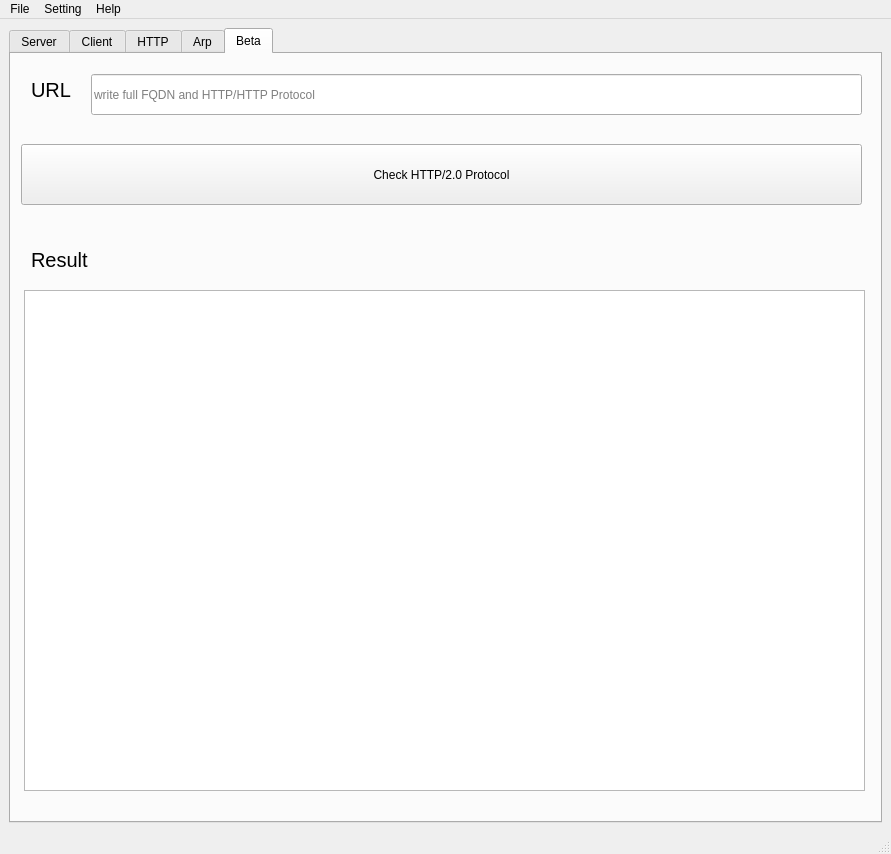
<?xml version="1.0" encoding="UTF-8"?>
<ui version="4.0">
 <class>MainWindow</class>
 <widget class="QMainWindow" name="MainWindow">
  <property name="geometry">
   <rect>
    <x>0</x>
    <y>0</y>
    <width>891</width>
    <height>854</height>
   </rect>
  </property>
  <property name="windowTitle">
   <string>SS[Sunday_Study] Networking Tool</string>
  </property>
  <widget class="QWidget" name="centralwidget">
   <layout class="QVBoxLayout" name="verticalLayout_3">
    <item>
     <widget class="QTabWidget" name="tab_col">
      <property name="currentIndex">
       <number>4</number>
      </property>
      <widget class="QWidget" name="Server">
       <attribute name="title">
        <string>Server</string>
       </attribute>
       <layout class="QVBoxLayout" name="verticalLayout_2">
        <item>
         <layout class="QVBoxLayout" name="verticalLayout">
          <item>
           <layout class="QFormLayout" name="formLayout">
            <property name="horizontalSpacing">
             <number>15</number>
            </property>
            <property name="verticalSpacing">
             <number>20</number>
            </property>
            <item row="1" column="0">
             <widget class="QLabel" name="l_server_port">
              <property name="text">
               <string>Port</string>
              </property>
             </widget>
            </item>
            <item row="1" column="1">
             <widget class="QLineEdit" name="input_server_port">
              <property name="text">
               <string/>
              </property>
              <property name="placeholderText">
               <string>ex) 8080 / default 4444</string>
              </property>
             </widget>
            </item>
            <item row="0" column="0">
             <widget class="QLabel" name="l_server_host">
              <property name="text">
               <string>Host</string>
              </property>
             </widget>
            </item>
            <item row="0" column="1">
             <widget class="QLineEdit" name="input_server_host">
              <property name="text">
               <string/>
              </property>
              <property name="placeholderText">
               <string>ex) 127.0.0.1 or domain</string>
              </property>
             </widget>
            </item>
            <item row="2" column="1">
             <layout class="QHBoxLayout" name="horizontalLayout_6">
              <item>
               <widget class="QLabel" name="l_server_state">
                <property name="font">
                 <font>
                  <pointsize>9</pointsize>
                  <weight>50</weight>
                  <bold>false</bold>
                 </font>
                </property>
                <property name="text">
                 <string>Status</string>
                </property>
               </widget>
              </item>
              <item>
               <widget class="QLabel" name="l_server_state_rs">
                <property name="font">
                 <font>
                  <pointsize>9</pointsize>
                  <weight>50</weight>
                  <bold>false</bold>
                 </font>
                </property>
                <property name="text">
                 <string>Stop</string>
                </property>
               </widget>
              </item>
             </layout>
            </item>
           </layout>
          </item>
          <item>
           <widget class="QPushButton" name="btn_server_run">
            <property name="text">
             <string>Server Run</string>
            </property>
           </widget>
          </item>
          <item>
           <layout class="QHBoxLayout" name="horizontalLayout">
            <item>
             <widget class="QListWidget" name="list_clients"/>
            </item>
            <item>
             <widget class="QTextEdit" name="msg_all_server">
              <property name="readOnly">
               <bool>true</bool>
              </property>
              <property name="html">
               <string>&lt;!DOCTYPE HTML PUBLIC &quot;-//W3C//DTD HTML 4.0//EN&quot; &quot;http://www.w3.org/TR/REC-html40/strict.dtd&quot;&gt;
&lt;html&gt;&lt;head&gt;&lt;meta name=&quot;qrichtext&quot; content=&quot;1&quot; /&gt;&lt;style type=&quot;text/css&quot;&gt;
p, li { white-space: pre-wrap; }
&lt;/style&gt;&lt;/head&gt;&lt;body style=&quot; font-family:'Gulim'; font-size:9pt; font-weight:400; font-style:normal;&quot;&gt;
&lt;p style=&quot;-qt-paragraph-type:empty; margin-top:0px; margin-bottom:0px; margin-left:0px; margin-right:0px; -qt-block-indent:0; text-indent:0px;&quot;&gt;&lt;br /&gt;&lt;/p&gt;&lt;/body&gt;&lt;/html&gt;</string>
              </property>
              <property name="placeholderText" stdset="0">
               <string>log here</string>
              </property>
             </widget>
            </item>
           </layout>
          </item>
          <item>
           <layout class="QHBoxLayout" name="horizontalLayout_2">
            <item>
             <widget class="QLabel" name="l_server_msg">
              <property name="text">
               <string>Notice</string>
              </property>
             </widget>
            </item>
            <item>
             <widget class="QLineEdit" name="input_server_msg"/>
            </item>
            <item>
             <widget class="QPushButton" name="btn_server_send">
              <property name="text">
               <string>Send</string>
              </property>
             </widget>
            </item>
           </layout>
          </item>
         </layout>
        </item>
       </layout>
      </widget>
      <widget class="QWidget" name="Client">
       <attribute name="title">
        <string>Client</string>
       </attribute>
       <layout class="QVBoxLayout" name="verticalLayout_6">
        <item>
         <layout class="QVBoxLayout" name="verticalLayout_5">
          <item>
           <layout class="QFormLayout" name="formLayout_2">
            <property name="horizontalSpacing">
             <number>15</number>
            </property>
            <property name="verticalSpacing">
             <number>20</number>
            </property>
            <item row="0" column="0">
             <widget class="QLabel" name="l_client_host">
              <property name="text">
               <string>Host</string>
              </property>
             </widget>
            </item>
            <item row="0" column="1">
             <widget class="QLineEdit" name="input_client_host">
              <property name="placeholderText">
               <string>ex) 8.8.8.8.8 Write IP or Domain</string>
              </property>
             </widget>
            </item>
            <item row="1" column="0">
             <widget class="QLabel" name="l_client_port">
              <property name="text">
               <string>Port</string>
              </property>
             </widget>
            </item>
            <item row="1" column="1">
             <widget class="QLineEdit" name="input_client_port">
              <property name="placeholderText">
               <string>ex) 7878 default 4444</string>
              </property>
             </widget>
            </item>
            <item row="2" column="1">
             <layout class="QHBoxLayout" name="horizontalLayout_5">
              <item>
               <widget class="QLabel" name="l_client_state">
                <property name="text">
                 <string>Status</string>
                </property>
               </widget>
              </item>
              <item>
               <widget class="QLabel" name="l_client_state_rs">
                <property name="text">
                 <string>Stop</string>
                </property>
               </widget>
              </item>
              <item>
               <widget class="QLabel" name="l_client_con_cnt">
                <property name="text">
                 <string>Connections</string>
                </property>
               </widget>
              </item>
              <item>
               <widget class="QLabel" name="client_con_cnt">
                <property name="text">
                 <string>0</string>
                </property>
               </widget>
              </item>
             </layout>
            </item>
           </layout>
          </item>
          <item>
           <widget class="QPushButton" name="btn_client_run">
            <property name="text">
             <string>Start Connection</string>
            </property>
           </widget>
          </item>
          <item>
           <widget class="QTextEdit" name="msg_all_client">
            <property name="readOnly">
             <bool>true</bool>
            </property>
            <property name="placeholderText" stdset="0">
             <string>Message All log here</string>
            </property>
           </widget>
          </item>
          <item>
           <layout class="QHBoxLayout" name="horizontalLayout_4">
            <item>
             <widget class="QLabel" name="l_client_msg">
              <property name="text">
               <string>Msg</string>
              </property>
             </widget>
            </item>
            <item>
             <widget class="QLineEdit" name="input_client_msg"/>
            </item>
            <item>
             <widget class="QPushButton" name="btn_client_send">
              <property name="text">
               <string>Send</string>
              </property>
             </widget>
            </item>
           </layout>
          </item>
         </layout>
        </item>
       </layout>
      </widget>
      <widget class="QWidget" name="Http">
       <attribute name="title">
        <string>HTTP</string>
       </attribute>
       <layout class="QVBoxLayout" name="verticalLayout_9">
        <item>
         <layout class="QVBoxLayout" name="verticalLayout_11">
          <item>
           <layout class="QHBoxLayout" name="horizontalLayout_13">
            <item>
             <layout class="QHBoxLayout" name="horizontalLayout_14">
              <item>
               <widget class="QLabel" name="l_addr">
                <property name="minimumSize">
                 <size>
                  <width>0</width>
                  <height>2</height>
                 </size>
                </property>
                <property name="text">
                 <string>Address </string>
                </property>
                <property name="alignment">
                 <set>Qt::AlignCenter</set>
                </property>
               </widget>
              </item>
              <item>
               <widget class="QLineEdit" name="input_url">
                <property name="placeholderText">
                 <string>#Write URL or Domain</string>
                </property>
               </widget>
              </item>
             </layout>
            </item>
           </layout>
          </item>
          <item>
           <layout class="QHBoxLayout" name="horizontalLayout_12">
            <item>
             <layout class="QVBoxLayout" name="verticalLayout_4">
              <item>
               <widget class="QLabel" name="l_row">
                <property name="text">
                 <string>HTTP/1.1 Request Row Data</string>
                </property>
                <property name="alignment">
                 <set>Qt::AlignCenter</set>
                </property>
               </widget>
              </item>
              <item>
               <widget class="QPlainTextEdit" name="http_req"/>
              </item>
              <item>
               <layout class="QHBoxLayout" name="horizontalLayout_9">
                <item>
                 <widget class="QCheckBox" name="http_chkb_save_result">
                  <property name="text">
                   <string>Result Save File</string>
                  </property>
                  <property name="checked">
                   <bool>true</bool>
                  </property>
                 </widget>
                </item>
                <item>
                 <widget class="QCheckBox" name="http_chkb_result_headers">
                  <property name="text">
                   <string>Result Headers</string>
                  </property>
                  <property name="checked">
                   <bool>true</bool>
                  </property>
                 </widget>
                </item>
                <item>
                 <widget class="QCheckBox" name="http_chkb_result_body">
                  <property name="text">
                   <string>Result Body</string>
                  </property>
                 </widget>
                </item>
                <item>
                 <widget class="QCheckBox" name="http_chkb_cookie">
                  <property name="text">
                   <string>Cookie</string>
                  </property>
                  <property name="checked">
                   <bool>true</bool>
                  </property>
                 </widget>
                </item>
               </layout>
              </item>
              <item>
               <widget class="QPushButton" name="send_btn">
                <property name="text">
                 <string>SEND</string>
                </property>
               </widget>
              </item>
              <item>
               <widget class="QLabel" name="l_cookie">
                <property name="text">
                 <string>Cookie</string>
                </property>
                <property name="alignment">
                 <set>Qt::AlignCenter</set>
                </property>
               </widget>
              </item>
              <item>
               <widget class="QTableWidget" name="http_cookies">
                <property name="sortingEnabled">
                 <bool>true</bool>
                </property>
                <property name="rowCount">
                 <number>1</number>
                </property>
                <attribute name="horizontalHeaderCascadingSectionResizes">
                 <bool>false</bool>
                </attribute>
                <attribute name="horizontalHeaderDefaultSectionSize">
                 <number>180</number>
                </attribute>
                <attribute name="horizontalHeaderHighlightSections">
                 <bool>false</bool>
                </attribute>
                <attribute name="horizontalHeaderMinimumSectionSize">
                 <number>100</number>
                </attribute>
                <attribute name="horizontalHeaderStretchLastSection">
                 <bool>true</bool>
                </attribute>
                <row>
                 <property name="text">
                  <string>1</string>
                 </property>
                </row>
                <column>
                 <property name="text">
                  <string>Key</string>
                 </property>
                </column>
                <column>
                 <property name="text">
                  <string>Value</string>
                 </property>
                </column>
                <item row="0" column="0">
                 <property name="text">
                  <string>page</string>
                 </property>
                </item>
                <item row="0" column="1">
                 <property name="text">
                  <string>13</string>
                 </property>
                </item>
               </widget>
              </item>
              <item>
               <widget class="QLabel" name="l_packet_result">
                <property name="text">
                 <string>Result Address Log List</string>
                </property>
                <property name="alignment">
                 <set>Qt::AlignCenter</set>
                </property>
               </widget>
              </item>
              <item>
               <widget class="QListWidget" name="http_log_list"/>
              </item>
             </layout>
            </item>
            <item>
             <layout class="QVBoxLayout" name="verticalLayout_10">
              <item>
               <widget class="QLabel" name="l_log">
                <property name="text">
                 <string>Result Packet Data</string>
                </property>
                <property name="alignment">
                 <set>Qt::AlignCenter</set>
                </property>
               </widget>
              </item>
              <item>
               <widget class="QPlainTextEdit" name="http_res">
                <property name="plainText">
                 <string>Result Data
You choice All or one</string>
                </property>
               </widget>
              </item>
             </layout>
            </item>
           </layout>
          </item>
         </layout>
        </item>
       </layout>
      </widget>
      <widget class="QWidget" name="Arp">
       <attribute name="title">
        <string>Arp</string>
       </attribute>
       <layout class="QVBoxLayout" name="verticalLayout_8">
        <item>
         <layout class="QVBoxLayout" name="verticalLayout_7">
          <item>
           <layout class="QHBoxLayout" name="horizontalLayout_8">
            <item>
             <widget class="QLabel" name="l_ip_range">
              <property name="text">
               <string>IP Range</string>
              </property>
             </widget>
            </item>
            <item>
             <layout class="QHBoxLayout" name="horizontalLayout_3">
              <item>
               <widget class="QLineEdit" name="s_ip_1">
                <property name="font">
                 <font>
                  <weight>75</weight>
                  <bold>true</bold>
                 </font>
                </property>
                <property name="maxLength">
                 <number>3</number>
                </property>
               </widget>
              </item>
              <item>
               <widget class="QLabel" name="label_2">
                <property name="text">
                 <string>.</string>
                </property>
               </widget>
              </item>
              <item>
               <widget class="QLineEdit" name="s_ip_2">
                <property name="font">
                 <font>
                  <weight>75</weight>
                  <bold>true</bold>
                 </font>
                </property>
                <property name="maxLength">
                 <number>3</number>
                </property>
               </widget>
              </item>
              <item>
               <widget class="QLabel" name="label_3">
                <property name="text">
                 <string>.</string>
                </property>
               </widget>
              </item>
              <item>
               <widget class="QLineEdit" name="s_ip_3">
                <property name="font">
                 <font>
                  <weight>75</weight>
                  <bold>true</bold>
                 </font>
                </property>
                <property name="maxLength">
                 <number>3</number>
                </property>
               </widget>
              </item>
              <item>
               <widget class="QLabel" name="label_4">
                <property name="text">
                 <string>.</string>
                </property>
               </widget>
              </item>
              <item>
               <widget class="QLineEdit" name="s_ip_4">
                <property name="font">
                 <font>
                  <weight>75</weight>
                  <bold>true</bold>
                 </font>
                </property>
                <property name="maxLength">
                 <number>3</number>
                </property>
               </widget>
              </item>
             </layout>
            </item>
            <item>
             <widget class="QLabel" name="label">
              <property name="text">
               <string>~</string>
              </property>
             </widget>
            </item>
            <item>
             <layout class="QHBoxLayout" name="horizontalLayout_7">
              <item>
               <widget class="QLineEdit" name="e_ip_1">
                <property name="font">
                 <font>
                  <weight>75</weight>
                  <bold>true</bold>
                 </font>
                </property>
                <property name="maxLength">
                 <number>3</number>
                </property>
               </widget>
              </item>
              <item>
               <widget class="QLabel" name="label_5">
                <property name="text">
                 <string>.</string>
                </property>
               </widget>
              </item>
              <item>
               <widget class="QLineEdit" name="e_ip_2">
                <property name="font">
                 <font>
                  <weight>75</weight>
                  <bold>true</bold>
                 </font>
                </property>
                <property name="maxLength">
                 <number>3</number>
                </property>
               </widget>
              </item>
              <item>
               <widget class="QLabel" name="label_6">
                <property name="text">
                 <string>.</string>
                </property>
               </widget>
              </item>
              <item>
               <widget class="QLineEdit" name="e_ip_3">
                <property name="font">
                 <font>
                  <weight>75</weight>
                  <bold>true</bold>
                 </font>
                </property>
                <property name="maxLength">
                 <number>3</number>
                </property>
               </widget>
              </item>
              <item>
               <widget class="QLabel" name="label_7">
                <property name="text">
                 <string>.</string>
                </property>
               </widget>
              </item>
              <item>
               <widget class="QLineEdit" name="e_ip_4">
                <property name="font">
                 <font>
                  <weight>75</weight>
                  <bold>true</bold>
                 </font>
                </property>
                <property name="maxLength">
                 <number>3</number>
                </property>
               </widget>
              </item>
             </layout>
            </item>
           </layout>
          </item>
          <item>
           <widget class="QPushButton" name="scan_btn">
            <property name="text">
             <string>Scan</string>
            </property>
           </widget>
          </item>
          <item>
           <widget class="QProgressBar" name="arp_progressbar">
            <property name="maximum">
             <number>300</number>
            </property>
            <property name="value">
             <number>0</number>
            </property>
           </widget>
          </item>
          <item>
           <widget class="QTableWidget" name="arpTable">
            <attribute name="horizontalHeaderCascadingSectionResizes">
             <bool>true</bool>
            </attribute>
            <attribute name="horizontalHeaderDefaultSectionSize">
             <number>150</number>
            </attribute>
            <attribute name="horizontalHeaderMinimumSectionSize">
             <number>150</number>
            </attribute>
            <attribute name="horizontalHeaderStretchLastSection">
             <bool>true</bool>
            </attribute>
            <attribute name="verticalHeaderStretchLastSection">
             <bool>false</bool>
            </attribute>
            <row>
             <property name="text">
              <string>1</string>
             </property>
            </row>
            <column>
             <property name="text">
              <string>PC Name</string>
             </property>
            </column>
            <column>
             <property name="text">
              <string>IP Address</string>
             </property>
            </column>
            <column>
             <property name="text">
              <string>MAC Address</string>
             </property>
            </column>
            <column>
             <property name="text">
              <string>OS</string>
             </property>
            </column>
            <column>
             <property name="text">
              <string>Ping Speed [ms]</string>
             </property>
            </column>
            <item row="0" column="0">
             <property name="text">
              <string>FHWANG</string>
             </property>
            </item>
            <item row="0" column="1">
             <property name="text">
              <string>8.8.8.8</string>
             </property>
            </item>
            <item row="0" column="2">
             <property name="text">
              <string>00:00:00:00:00:00</string>
             </property>
            </item>
            <item row="0" column="3">
             <property name="text">
              <string>windows</string>
             </property>
            </item>
            <item row="0" column="4">
             <property name="text">
              <string>60</string>
             </property>
            </item>
           </widget>
          </item>
         </layout>
        </item>
       </layout>
      </widget>
      <widget class="QWidget" name="Beta">
       <attribute name="title">
        <string>Beta</string>
       </attribute>
       <widget class="QPushButton" name="chk_http2_btn">
        <property name="geometry">
         <rect>
          <x>10</x>
          <y>90</y>
          <width>841</width>
          <height>61</height>
         </rect>
        </property>
        <property name="text">
         <string>Check HTTP/2.0 Protocol</string>
        </property>
       </widget>
       <widget class="QLineEdit" name="input_url_b">
        <property name="geometry">
         <rect>
          <x>80</x>
          <y>20</y>
          <width>771</width>
          <height>41</height>
         </rect>
        </property>
        <property name="placeholderText">
         <string>write full FQDN and HTTP/HTTP Protocol</string>
        </property>
       </widget>
       <widget class="QLabel" name="L_url_b">
        <property name="geometry">
         <rect>
          <x>20</x>
          <y>20</y>
          <width>111</width>
          <height>31</height>
         </rect>
        </property>
        <property name="font">
         <font>
          <pointsize>15</pointsize>
         </font>
        </property>
        <property name="text">
         <string>URL</string>
        </property>
       </widget>
       <widget class="QLabel" name="L_url_rs_2">
        <property name="geometry">
         <rect>
          <x>20</x>
          <y>190</y>
          <width>111</width>
          <height>31</height>
         </rect>
        </property>
        <property name="font">
         <font>
          <pointsize>15</pointsize>
         </font>
        </property>
        <property name="text">
         <string>Result</string>
        </property>
       </widget>
       <widget class="QPlainTextEdit" name="res_text_b">
        <property name="geometry">
         <rect>
          <x>13</x>
          <y>236</y>
          <width>841</width>
          <height>501</height>
         </rect>
        </property>
       </widget>
      </widget>
     </widget>
    </item>
   </layout>
  </widget>
  <widget class="QMenuBar" name="menubar">
   <property name="geometry">
    <rect>
     <x>0</x>
     <y>0</y>
     <width>891</width>
     <height>26</height>
    </rect>
   </property>
   <widget class="QMenu" name="menu">
    <property name="title">
     <string>File</string>
    </property>
    <addaction name="actionserver"/>
    <addaction name="actionsave"/>
   </widget>
   <widget class="QMenu" name="menuhttp">
    <property name="title">
     <string>Setting</string>
    </property>
    <widget class="QMenu" name="menuCheck_Update">
     <property name="title">
      <string>Check Update</string>
     </property>
     <addaction name="actionNow"/>
     <addaction name="actionAsd"/>
    </widget>
    <addaction name="actionarp"/>
    <addaction name="menuCheck_Update"/>
   </widget>
   <widget class="QMenu" name="menuHelp">
    <property name="title">
     <string>Help</string>
    </property>
    <addaction name="action_Auther_Fhwang"/>
    <addaction name="action_e_mail_hdh0926_naver_com"/>
   </widget>
   <addaction name="menu"/>
   <addaction name="menuhttp"/>
   <addaction name="menuHelp"/>
  </widget>
  <widget class="QStatusBar" name="statusbar"/>
  <action name="actionserver">
   <property name="checkable">
    <bool>true</bool>
   </property>
   <property name="checked">
    <bool>true</bool>
   </property>
   <property name="text">
    <string>Open Setting</string>
   </property>
  </action>
  <action name="actionclient">
   <property name="text">
    <string>Client side</string>
   </property>
  </action>
  <action name="actionarp">
   <property name="text">
    <string>Bug submit : hdh0926@naver.com</string>
   </property>
  </action>
  <action name="actionip">
   <property name="text">
    <string>ICMP</string>
   </property>
  </action>
  <action name="actionhttp">
   <property name="text">
    <string>IP</string>
   </property>
  </action>
  <action name="actionHTTP">
   <property name="text">
    <string>HTTP</string>
   </property>
  </action>
  <action name="actionsave">
   <property name="text">
    <string>Save Setting</string>
   </property>
  </action>
  <action name="actionNow">
   <property name="checkable">
    <bool>false</bool>
   </property>
   <property name="text">
    <string>Now</string>
   </property>
  </action>
  <action name="actionAsd">
   <property name="checkable">
    <bool>true</bool>
   </property>
   <property name="text">
    <string>Auto</string>
   </property>
  </action>
  <action name="action_Auther_Fhwang">
   <property name="text">
    <string>@Auther : Fhwang</string>
   </property>
  </action>
  <action name="action_e_mail_hdh0926_naver_com">
   <property name="text">
    <string>@e-mail : hdh0926@naver.com</string>
   </property>
  </action>
 </widget>
 <resources/>
 <connections/>
 <slots>
  <slot>conn()</slot>
  <slot>send()</slot>
 </slots>
</ui>
